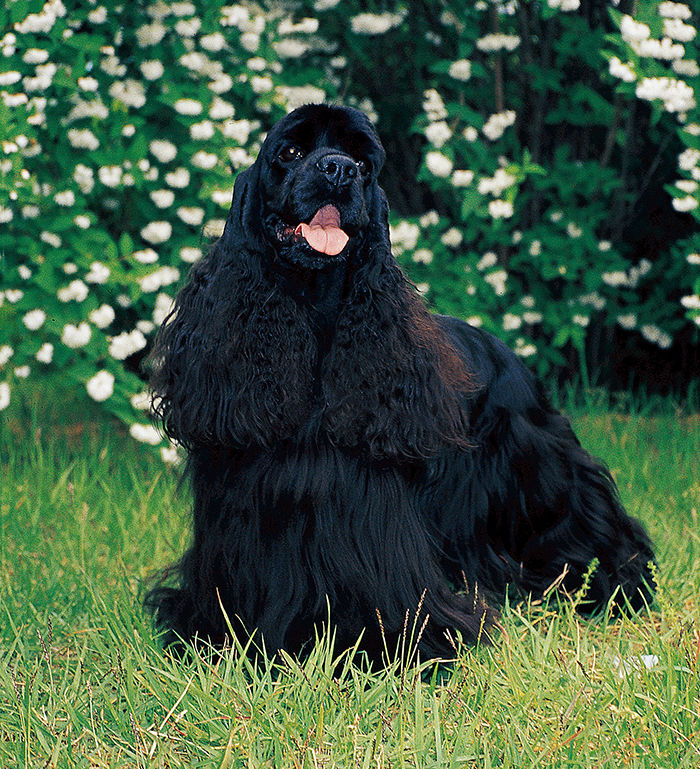
#> input picture 05_Pillow_Library/01_Tutorial/puppy.jpg, 700 x 769 px
$ python Tutorial_06.py
#> lines starting #> are read from the running program, lines starting #| are printed output that depends on the picture; after the words box and inside, x2 and y2 are one past the last pixel; in counts of white or black regions, pixels touching at a corner belong together
#이미지 향상
#Python Imaging Library는 이미지를 향상시키는 데 사용할 수있는 여러 방법과 모듈을 제공한다.

#필터
#ImageFilter모듈은 filter()메서드로 사용할 수 있는 많은 미리 정의된 강화 필터를 포함한다.

from PIL import ImageFilter
from PIL import Image

#필터 적용
im = Image.open("puppy.jpg")
#> im is the input picture: PIL image 700x769 RGB; mean R, G, B 65, 89.6, 66
im.show()
out = im.filter(ImageFilter.DETAIL)
out.show()

#포인트 운영
#point()의 사용은 이미지의 픽셀 값을 변환하는 데 사용할 수 있다. (예 : 이미지 대비 조작)
#대부분의 경우 하나의 인수를 예상하는 함수객체가 이 메서드에 전달 될 수 있다.
#각 픽셀은 해당 기능에 따라 처리된다.

#포인트 변환 적용
# multiply each pixel by 1.2
out = im.point(lambda i: i * 1.2)
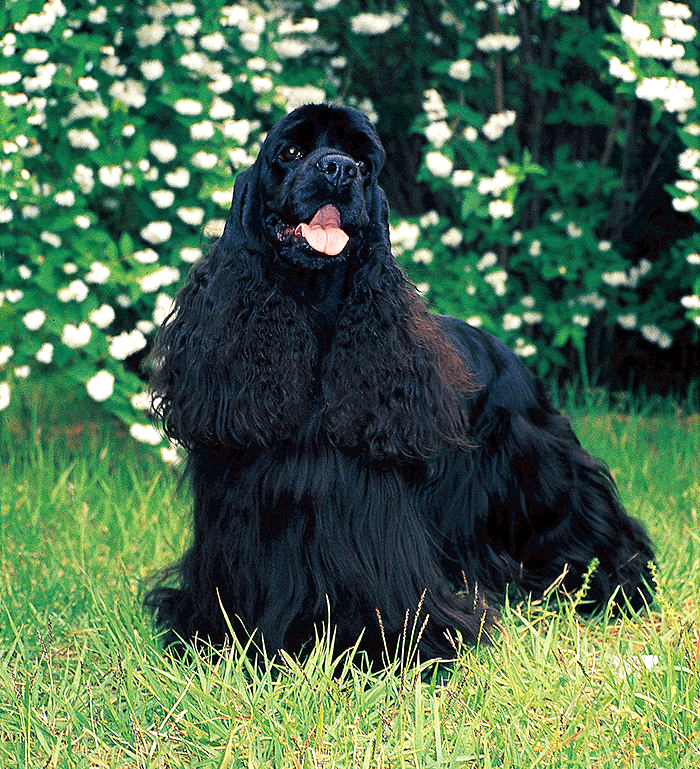
#> out: PIL image 700x769 RGB; mean R, G, B 77, 106.6, 78.9
#위의 기술을 사용하면 간단한 표현을 이미지에 빠르게 적용할 수 있다.
#point()및 paste()메서드를 결합하여 이미지를 선택적으로 수정할 수도 있다.
out.show()

#개별 밴드 처리
# split the image into individual bands
source = im.split()

R, G, B = 0, 1, 2
# select regions where red is less than 100
mask = source[R].point(lambda i: i < 100 and 255)
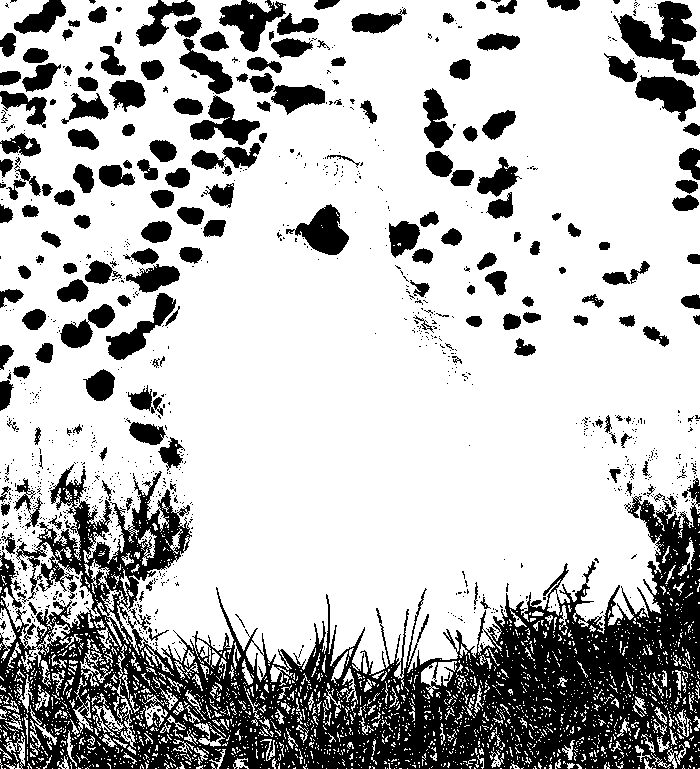
#> mask: PIL image 700x769 L; 73.2% white; 1101 black regions (912 under 20 px), largest, box (x1, y1, x2, y2) and area: (0, 464, 700, 769) 87593, (613, 1, 700, 76) 3003, (219, 0, 286, 52) 1643
# process the green band
out = source[G].point(lambda i: i * 0.7)
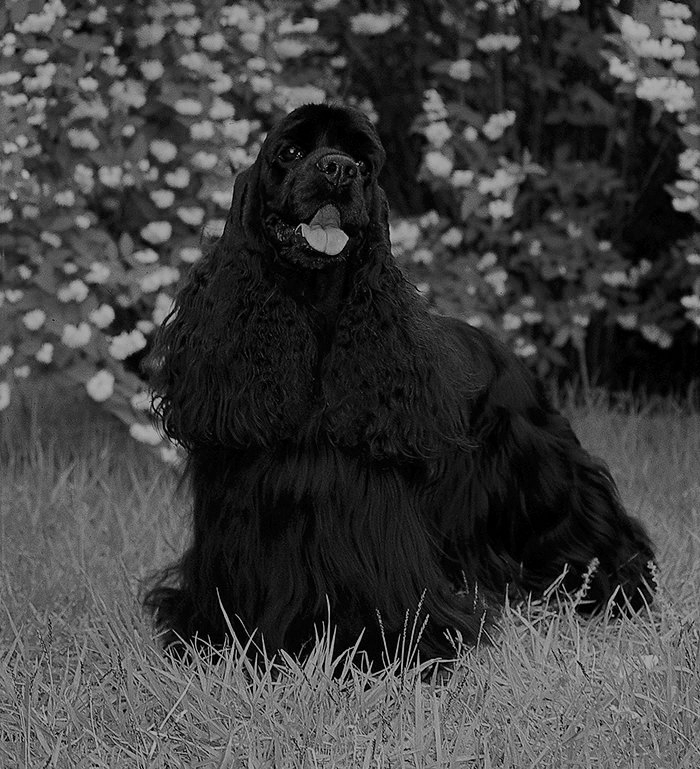
#> out: PIL image 700x769 L; min 0, max 178, mean 62.7
# paste the processed band back, but only where red was < 100
source[G].paste(out, None, mask)

# build a new multiband image
im = Image.merge(im.mode, source)
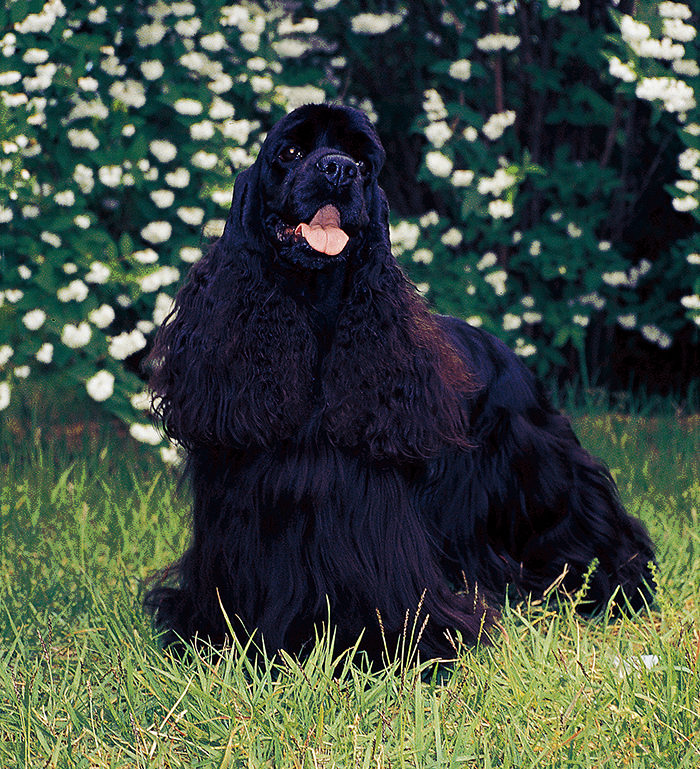
#> im: PIL image 700x769 RGB; mean R, G, B 65, 77.1, 66
im.show()

'''
#마스크를 만드는데 사용된 구문에 유의할 것.
imout = im.point(lambda i: expression and 255) #NameError: name 'expression' is not defined에러가 난다. expression문제인듯
#파이썬은 결과를 결정하는 데 필요한 논리 표현식의 일부만 평가하고 표현식의 결과로 조사 된 마지막 값을 반환한다.
#따라서 위의 표현식이 거짓(0)이면 파이썬은 두 번째 피연산자를 보지 않으므로 0을 반환한다.
#그렇지 않으면 255를 반환한다.
print(imout)
'''
